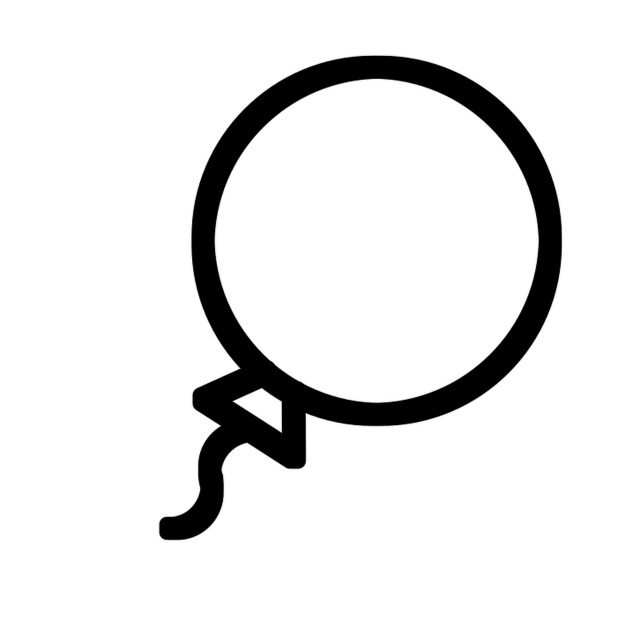
#> input picture gazeplay-games/src/main/resources/data/colors/images/easy/draw-balloon.png, 1236 x 1236 px, given in place of 1F41F.png, which was not available (shown at 1/2 size)
$ python make_coloring_images.py ../../gazeplay-games/src/main/resources/data/colors/images/easy/draw-balloon.png ../../gazeplay-games/src/main/resources/data/colors/images/easy/draw-chick.png
#> lines starting #> are read from the running program, lines starting #| are printed output that depends on the picture; pictures that were not available may be replaced by others from this repository, and a replacement may not be noted
"""Coloring pages of the game Coloring (gazeplay-games: data/colors/images/<level>/draw-*.png), from the black outlines of
OpenMoji (https://openmoji.org/, CC BY-SA 4.0): put on a white background and enlarged, so that the game, which fills
the closed zones, gets smooth lines. Only emojis whose zones are closed are kept: an open line lets the color run into
the background. Made in October 2026; they replace drawings of unknown source and a Hello Kitty drawing (not free).

Usage: python make_coloring_images.py <folder of the black 618x618 OpenMoji PNG files> <output folder>
(one folder per level: easy, normal, hard)
(the files of https://github.com/hfg-gmuend/openmoji, black/618x618)
"""
import os
import sys

from PIL import Image, ImageFilter

# Level (folder) -> file name of the coloring page -> code of the OpenMoji emoji. The level is given by the number of
# closed zones the game can fill (counted on the page as the game sees it, zones of at least 0.05 % of the page):
# easy 1 or 2, normal 3 to 6, hard 7 or more (October 2026).
PAGES = {
    "easy": {"draw-fish": "1F41F", "draw-frog": "1F438", "draw-star": "2B50", "draw-sun": "1F31E",
             "draw-tree": "1F333", "draw-balloon": "1F388", "draw-chick": "1F424", "draw-strawberry": "1F353"},
    "normal": {"draw-flower": "1F33C", "draw-cake": "1F382", "draw-owl": "1F989", "draw-rocket": "1F680",
               "draw-house": "1F3E0", "draw-butterfly": "1F98B", "draw-icecream": "1F366", "draw-gift": "1F381"},
    "hard": {"draw-turtle": "1F422", "draw-teddy": "1F9F8", "draw-train": "1F682", "draw-grapes": "1F347",
             "draw-sunflower": "1F33B", "draw-castle": "1F3F0", "draw-ferriswheel": "1F3A1", "draw-gem": "1F48E"},
}

SIZE = 1236  # twice the size of the files: smoother lines once turned into black and white by the game
MARGIN = 0.06  # white margin around the drawing, as a fraction of the size
# Thicker lines (a minimum filter of 17 pixels): they close the small gaps where lines meet (apple, butterfly,
# strawberry), and are easier to follow for a child. Emojis with an open part are not kept (e.g. the cat, the dog, the
# car, the apple, the cherries, the fire engine, the mushroom of OpenMoji).
THICKENING = 17


def page(path):
    emoji = Image.open(path).convert("RGBA")
    inner = int(SIZE * (1 - 2 * MARGIN))
    emoji = emoji.resize((inner, inner), Image.LANCZOS)
#> emoji: PIL image 1087x1087 RGBA
    result = Image.new("RGBA", (SIZE, SIZE), "white")
#> result: PIL image 1236x1236 RGBA; every value is 255
    result.alpha_composite(emoji, ((SIZE - inner) // 2, (SIZE - inner) // 2))
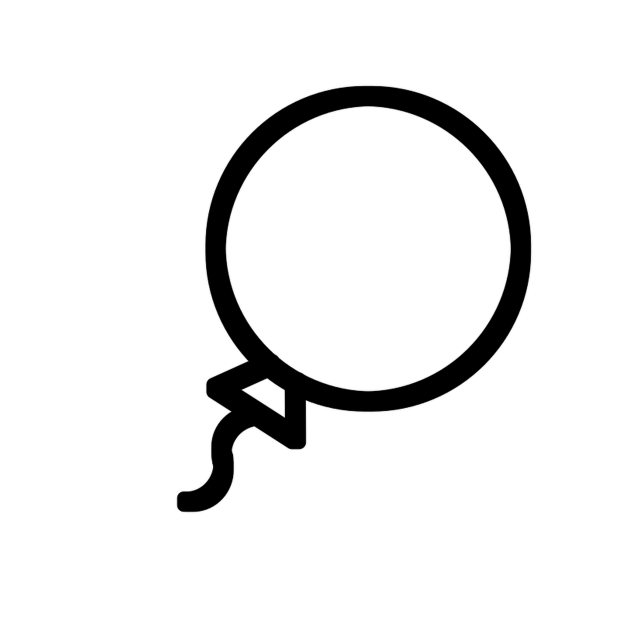
#> result: PIL image 1236x1236 RGBA (shown at 1/2 size); mean R, G, B, A 236.3, 236.3, 236.3, 255
    return result.convert("RGB").filter(ImageFilter.MinFilter(THICKENING))
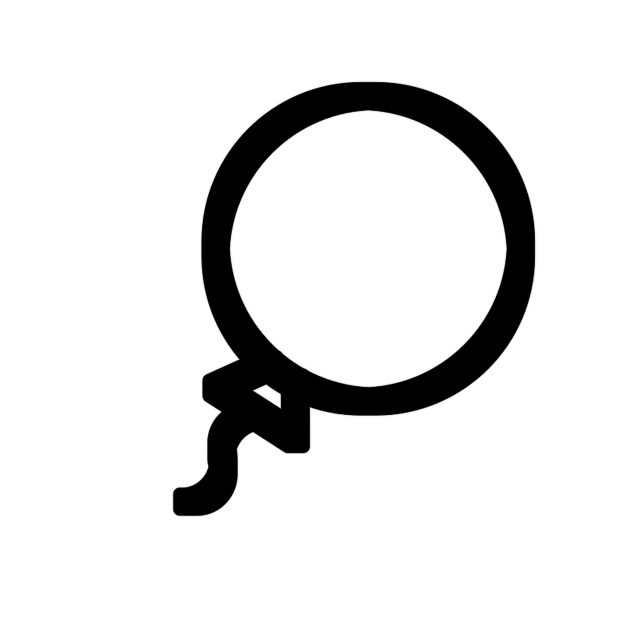
#> returned value: PIL image 1236x1236 RGB (shown at 1/2 size); min 0, max 255, mean 228.2


if __name__ == "__main__":
    source, output = sys.argv[1], sys.argv[2]
    for level, pages in PAGES.items():
        os.makedirs(os.path.join(output, level), exist_ok=True)
        for name, code in pages.items():
#> (the run stopped early here; a loop or call above may not have finished)

$ run again, on gazeplay-games/src/main/resources/data/colors/images/easy/draw-strawberry.png
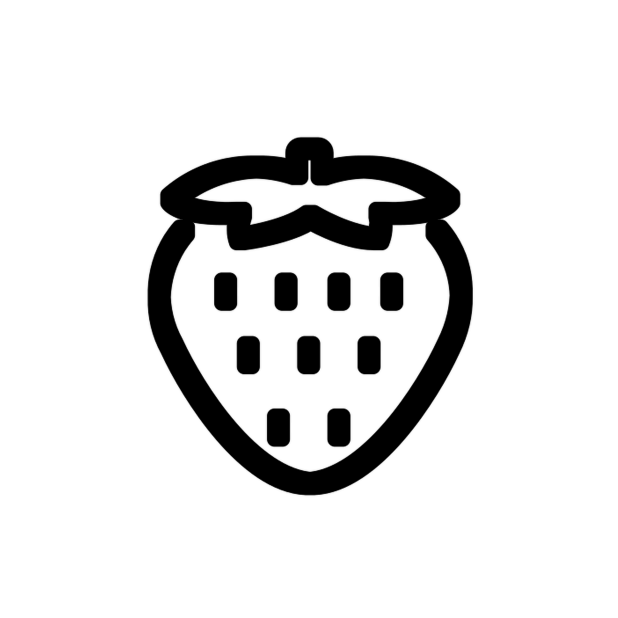
#> input picture gazeplay-games/src/main/resources/data/colors/images/easy/draw-strawberry.png, 1236 x 1236 px, given in place of 1F41F.png, which was not available (shown at 1/2 size)
#> in page, `result.alpha_composite(emoji, ((SIZE - inner) // 2, (SIZE - inner) // ..`:
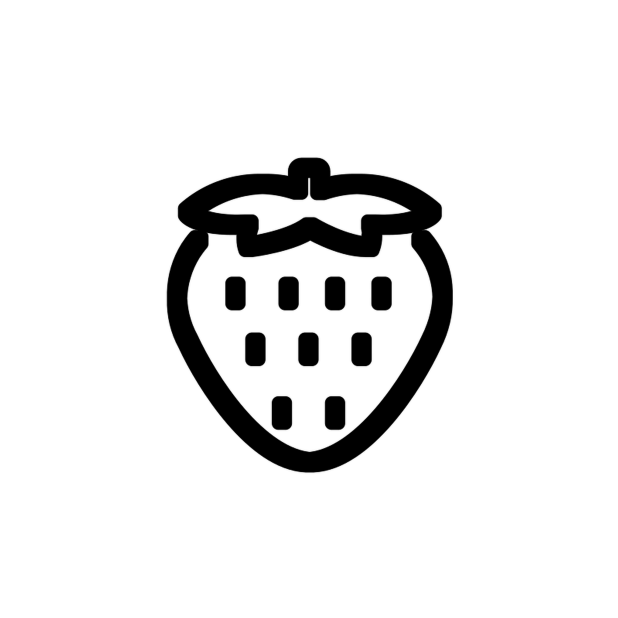
#> result: PIL image 1236x1236 RGBA (shown at 1/2 size); mean R, G, B, A 233.8, 233.8, 233.8, 255
#> in page, `return result.convert("RGB").filter(ImageFilter.MinFilter(THICKENING))`:
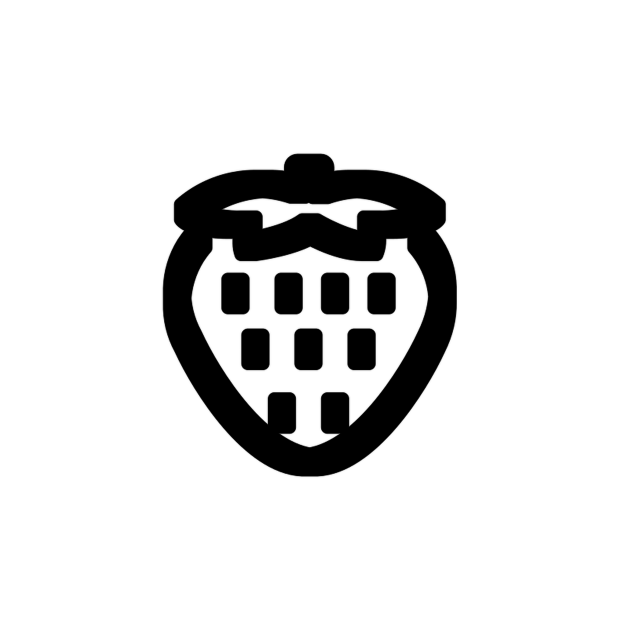
#> returned value: PIL image 1236x1236 RGB (shown at 1/2 size); min 0, max 255, mean 223.4
